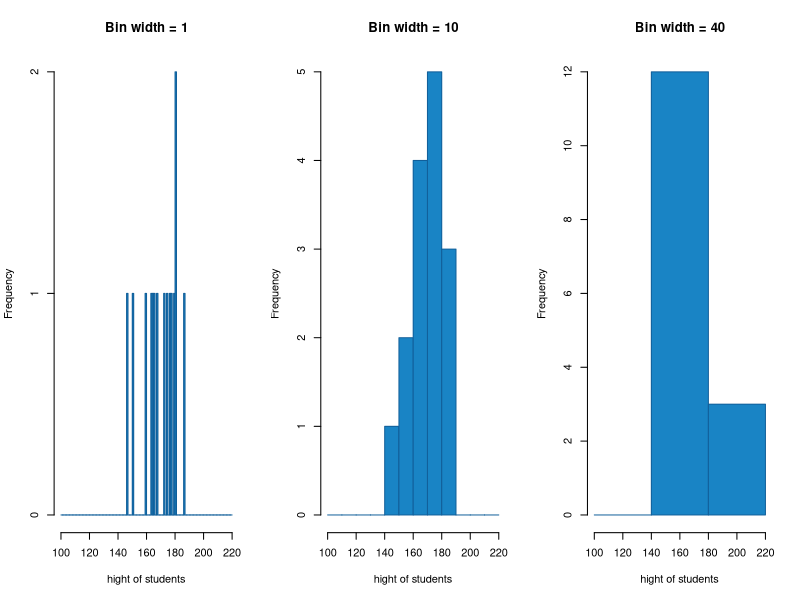

R code for this plot:
# Histogram different block size ----

#png(file = "04_Histogram_variants.png", units="in", width=7, height=3, res=300)
MyColores = c("#115f9a", "#1984c5", "#22a7f0", "#48b5c4", "#76c68f", "#a6d75b", "#c9e52f", "#d0ee11", "#d0f400")

set.seed(50) # 
x <- rnorm(15, mean=172, sd=15)
blocks <- seq(100, 220, by=10) # how do we split the data

par(mfrow=c(1,3)) # make 2x2 plots

blocks <- seq(100, 220, by=1) # how do we split the data
hist(x, breaks = blocks, 
     xlab="hight of students", 
     main="Bin width = 1",
     border = MyColores[1],
     col = MyColores[2])

blocks <- seq(100, 220, by=10) # how do we split the data
hist(x, breaks = blocks, 
     xlab="hight of students", 
     main="Bin width = 10",
     border = MyColores[1],
     col = MyColores[2])

blocks <- seq(100, 220, by=40) # how do we split the data
hist(x, breaks = blocks, 
     xlab="hight of students", 
     main="Bin width = 40",
     border = MyColores[1],
     col = MyColores[2])

#dev.off()
# ----
